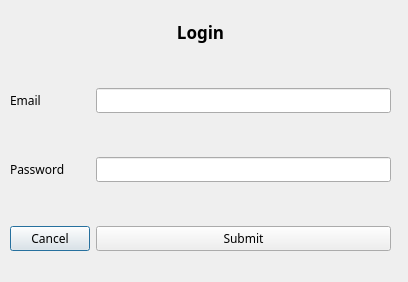
<?xml version="1.0" encoding="UTF-8"?>
<ui version="4.0">
 <class>Dialog</class>
 <widget class="QDialog" name="Dialog">
  <property name="geometry">
   <rect>
    <x>0</x>
    <y>0</y>
    <width>408</width>
    <height>282</height>
   </rect>
  </property>
  <property name="font">
   <font>
    <family>Monaco</family>
   </font>
  </property>
  <property name="windowTitle">
   <string>Dialog</string>
  </property>
  <widget class="QWidget" name="">
   <property name="geometry">
    <rect>
     <x>10</x>
     <y>20</y>
     <width>381</width>
     <height>231</height>
    </rect>
   </property>
   <layout class="QFormLayout" name="formLayout">
    <item row="2" column="0">
     <widget class="QLabel" name="label">
      <property name="text">
       <string>Email </string>
      </property>
     </widget>
    </item>
    <item row="2" column="1">
     <widget class="QLineEdit" name="lineEdit_2"/>
    </item>
    <item row="3" column="1">
     <spacer name="verticalSpacer">
      <property name="orientation">
       <enum>Qt::Vertical</enum>
      </property>
      <property name="sizeHint" stdset="0">
       <size>
        <width>20</width>
        <height>40</height>
       </size>
      </property>
     </spacer>
    </item>
    <item row="4" column="0">
     <widget class="QLabel" name="label_2">
      <property name="text">
       <string>Password</string>
      </property>
     </widget>
    </item>
    <item row="4" column="1">
     <widget class="QLineEdit" name="lineEdit"/>
    </item>
    <item row="5" column="1">
     <spacer name="verticalSpacer_2">
      <property name="orientation">
       <enum>Qt::Vertical</enum>
      </property>
      <property name="sizeHint" stdset="0">
       <size>
        <width>20</width>
        <height>40</height>
       </size>
      </property>
     </spacer>
    </item>
    <item row="9" column="0">
     <widget class="QPushButton" name="pushButton_2">
      <property name="text">
       <string>Cancel</string>
      </property>
     </widget>
    </item>
    <item row="9" column="1">
     <widget class="QPushButton" name="pushButton">
      <property name="text">
       <string>Submit</string>
      </property>
     </widget>
    </item>
    <item row="1" column="1">
     <spacer name="verticalSpacer_3">
      <property name="orientation">
       <enum>Qt::Vertical</enum>
      </property>
      <property name="sizeHint" stdset="0">
       <size>
        <width>20</width>
        <height>40</height>
       </size>
      </property>
     </spacer>
    </item>
    <item row="0" column="0" colspan="2">
     <widget class="QLabel" name="label_3">
      <property name="font">
       <font>
        <family>Monaco</family>
        <pointsize>13</pointsize>
        <weight>75</weight>
        <bold>true</bold>
       </font>
      </property>
      <property name="text">
       <string>Login</string>
      </property>
      <property name="alignment">
       <set>Qt::AlignCenter</set>
      </property>
     </widget>
    </item>
   </layout>
  </widget>
 </widget>
 <resources/>
 <connections/>
</ui>
